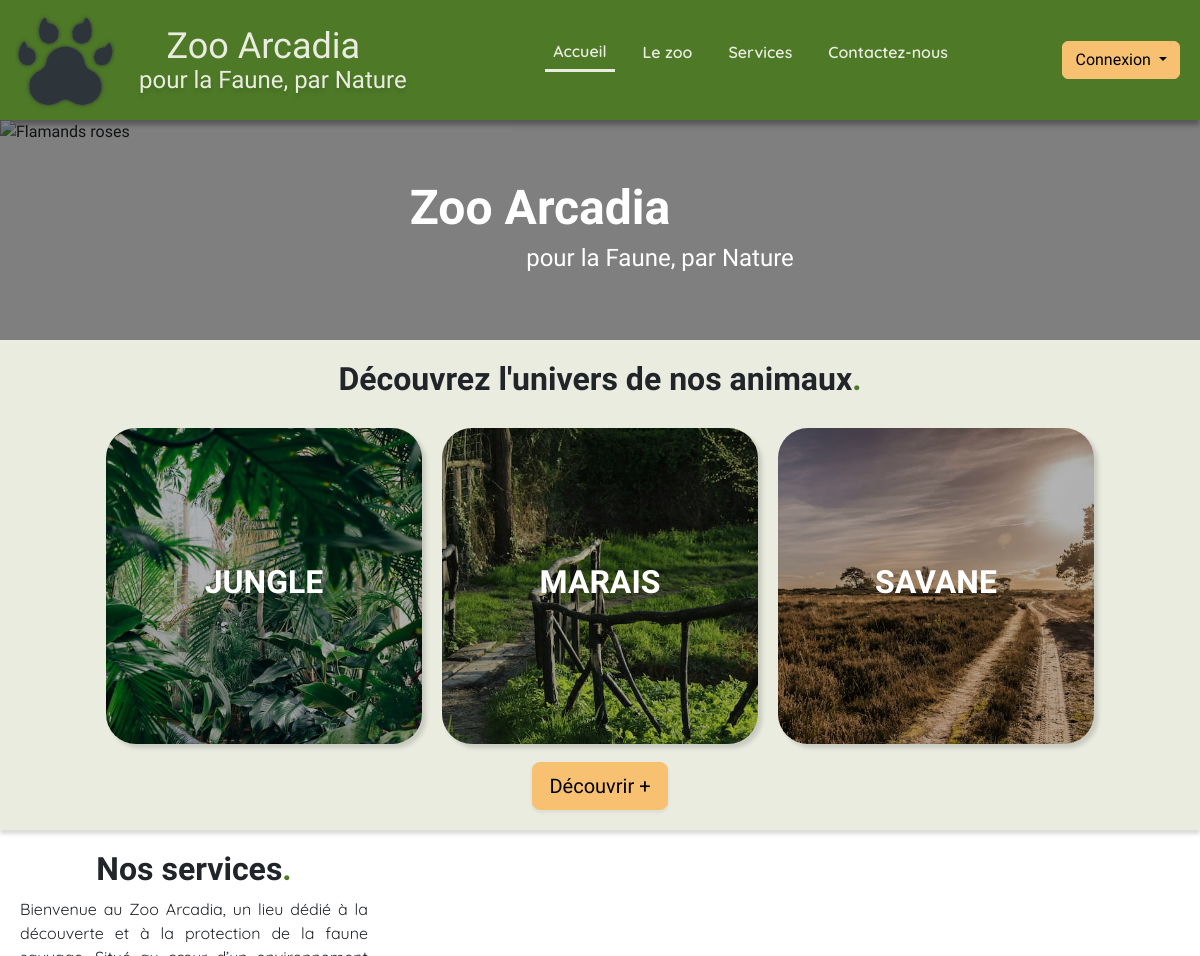
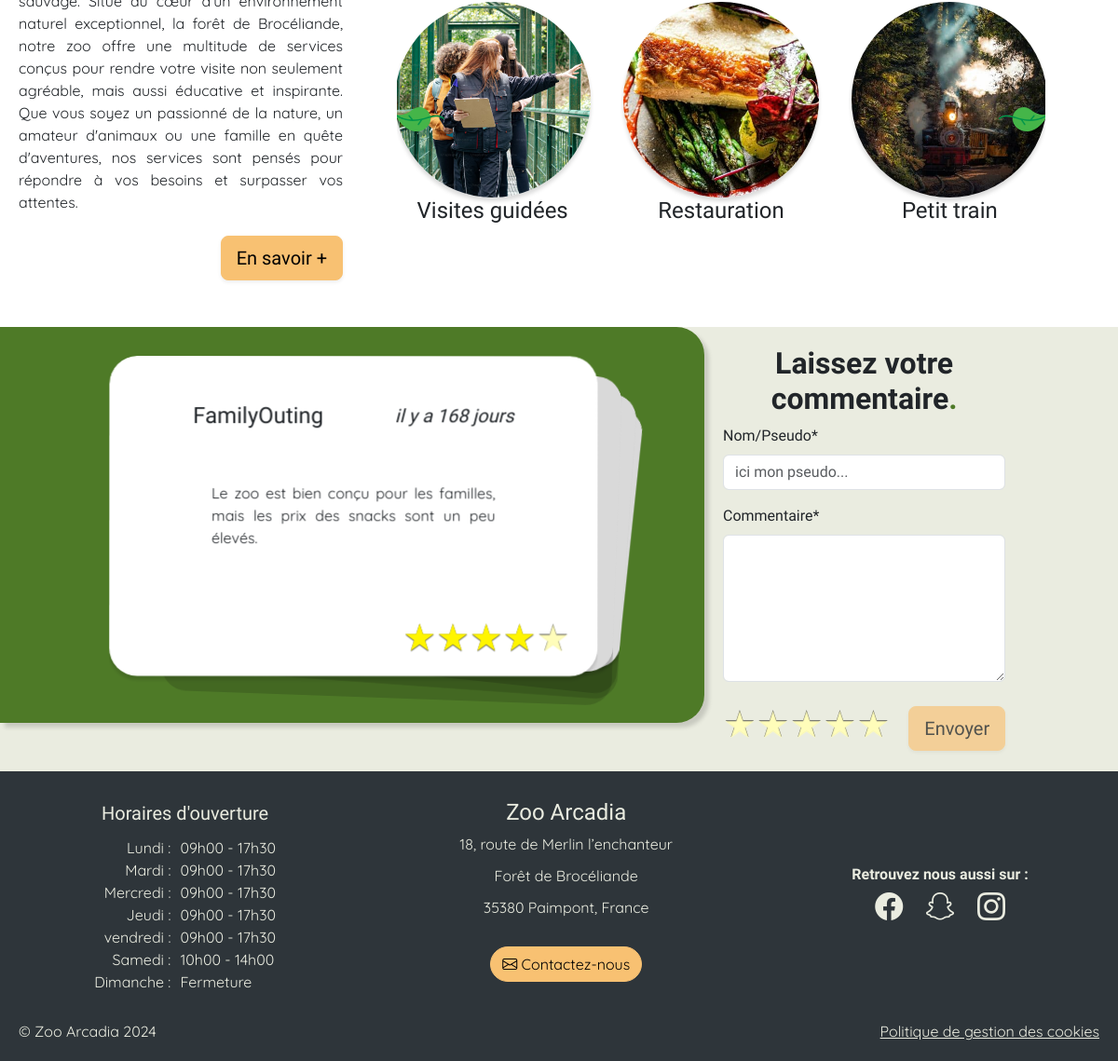
The page / on the database its author committed (2 pictures, top to bottom).
### tables this page shows
CREATE TABLE biome(
   id INT AUTO_INCREMENT,
   name VARCHAR(50) NOT NULL,
   description TEXT NOT NULL,
   image_url VARCHAR(250) NOT NULL,
   image_url_hd VARCHAR(250) NOT NULL,
   image_alt VARCHAR(250) NOT NULL,
   PRIMARY KEY(id)
);

CREATE TABLE service(
   id INT AUTO_INCREMENT,
   name VARCHAR(50),
   description TEXT,
   image_url VARCHAR(250),
   image_alt VARCHAR(250) NOT NULL,
   user_id INT,
   PRIMARY KEY(id),
   FOREIGN KEY(user_id) REFERENCES users(id)
);

CREATE TABLE comment(
   id INT AUTO_INCREMENT,
   pseudo VARCHAR(50) NOT NULL,
   comment TEXT NOT NULL,
   date_comment DATETIME NOT NULL,
   score INT NOT NULL,
   published BOOLEAN NOT NULL DEFAULT FALSE,
   user_id INT,
   PRIMARY KEY(id),
   FOREIGN KEY(user_id) REFERENCES users(id)
);

CREATE TABLE opening (
    id INT AUTO_INCREMENT PRIMARY KEY,
    day_name VARCHAR(10) NOT NULL,        
    opening_hour INT NOT NULL,  
    opening_minute INT NOT NULL, 
    closing_hour INT NOT NULL,    
    closing_minute INT NOT NULL,  
    closure BOOLEAN        
);

### app/Database/DbUtils.php (called while the page is built, shortened)
<?php
class DbUtils
{
    static ?PDO $pdo = null;
    public static function getPdo(): PDO
    {
        if (self::$pdo !== null) {
            return self::$pdo;
        }
        self::$pdo = new \PDO(self::getDSN(), self::getUser(), self::getPassword());
        return self::$pdo;
    }
    private static function getEnv($key, $default = null)
    {
        $value = getenv($key);
        return $default;
    }
    public static function getDSN()
    {
        $host = 'mysql';
        $dbname = self::getEnv('MYSQL_DATABASE');
        $port = '3306';
        return "mysql:host={$host};dbname={$dbname};port={$port}";
    }
    public static function getUser()
    {
        return self::getEnv('MYSQL_USER');
    }
    public static function getPassword()
    {
        return self::getEnv('MYSQL_PASSWORD');
    }
}

### app/Views/templates/opening.php (the view, shortened to what this page needs)
<?php
$query = DbUtils::getPdo()->query('SELECT * FROM opening');
$days = $query->fetchAll(\PDO::FETCH_ASSOC);
?>
<div id="opening-time">
    <div id="day">
        <div>Lundi :</div>
        <div>Mardi :</div>
        <div>Mercredi :</div>
        <div>Jeudi :</div>
        <div>vendredi :</div>
        <div>Samedi :</div>
        <div>Dimanche :</div>
    </div>
    <div id="opening-hours">
        <?php
            foreach ($days as $day){
                if($day['closure']){
                   echo "<div>Fermeture</div>";
                } else {
                    echo "<div>"
                    .sprintf('%02d', $day['opening_hour'])
                    ."h".sprintf('%02d', $day['opening_minute'])
                    ." - "
                    .sprintf('%02d', $day['closing_hour'])
                    ."h".sprintf('%02d', $day['closing_minute'])
                    ."</div>";
                }
            }
        ?>
    </div>
</div>

### app/Views/templates/card-biome-home.php (shortened to what this page needs)
<?php
$query = DbUtils::getPdo()->query('SELECT * FROM biome');
$biomes = $query->fetchAll(PDO::FETCH_ASSOC);
$threeFirstBiomes = array_slice($biomes, 0, 3);
?>
<?php foreach ($threeFirstBiomes as $biome) { ?>
    <a href="/biome/view">
        <div class="card-biome">
            <img src=<?php echo $biome['image_url'] ?> class="rounded w-100" alt=<?php echo $biome['image_alt'] ?>/>
            <h3><?php echo $biome['name'] ?></h3>
            <p><?php echo $biome['description'] ?></p>
        </div>
    </a>
<?php } ?>

### app/Views/templates/card-service.php (shortened to what this page needs)
<?php
$query = DbUtils::getPdo()->query('SELECT * FROM service');
$services = $query->fetchAll(PDO::FETCH_ASSOC);
foreach ($services as $service) { ?>
          <div class="swiper-slide">
          <div class="card-service">
            <img src=<?php echo $service['image_url'] ?> alt=<?php echo $service['image_alt'] ?>>
            <h4><?php echo $service['name'] ?></h4>
          </div>
        </div>
<?php } ?>

### app/Views/templates/card-comments.php (shortened to what this page needs)
<?php
$query = DbUtils::getPdo()->query('SELECT * FROM comment WHERE published = true ORDER BY date_comment DESC;');
$comments = $query->fetchAll(PDO::FETCH_ASSOC);
foreach ($comments as $comment) {
    $date_comment = strtotime($comment['date_comment']);
    $current_date = time();
    $diff_seconds = $current_date - $date_comment;
    $diff_days = floor($diff_seconds / (60 * 60 * 24));
    if ($diff_days == 0) {
        $days_ago = "aujourd'hui";
    } elseif ($diff_days == 1) {
        $days_ago = "il y a 1 jour";
    } else {
        $days_ago = "il y a $diff_days jours";
    }
    ?>
  <div class="swiper-slide">
    <div class="comment-card">
      <div class="header-comment">
        <h4><?php echo $comment['pseudo'] ?></h4>
        <h5><?php echo $days_ago; ?></h5>
      </div>
      <p><?php echo $comment['comment'] ?></p>
      <div class="stars">
      <?php
          for ($i = 1; $i <= 5; $i++) {
              if ($i <= $comment['score']) {
                  echo '<span class="star selected">★</span>';
              } else {
                  echo '<span class="star">★</span>';
              }
          }
          ?>
      </div>
    </div>
  </div>
<?php } ?>

### rows shown on the page
biome: image_url (picture), name "JUNGLE"
biome: image_url (picture), name "MARAIS"
biome: image_url (picture), name "SAVANE"
service: image_url (picture), name "Visites guidées"
service: image_url (picture), name "Restauration"
service: image_url (picture), name "Petit train"
comment: pseudo "FamilyOuting", date_comment "il y a 168 jours", comment "Le zoo est bien conçu pour les familles, mais les prix des snacks sont un peu élevés.", score 4 (drawn)
opening: opening_hour "09", opening_minute "00", closing_hour "17", closing_minute "30"
opening: opening_hour "09", opening_minute "00", closing_hour "17", closing_minute "30"
opening: opening_hour "09", opening_minute "00", closing_hour "17", closing_minute "30"
opening: opening_hour "09", opening_minute "00", closing_hour "17", closing_minute "30"
opening: opening_hour "09", opening_minute "00", closing_hour "17", closing_minute "30"
opening: opening_hour "10", opening_minute "00", closing_hour "14", closing_minute "00"
opening: closure "Fermeture"
